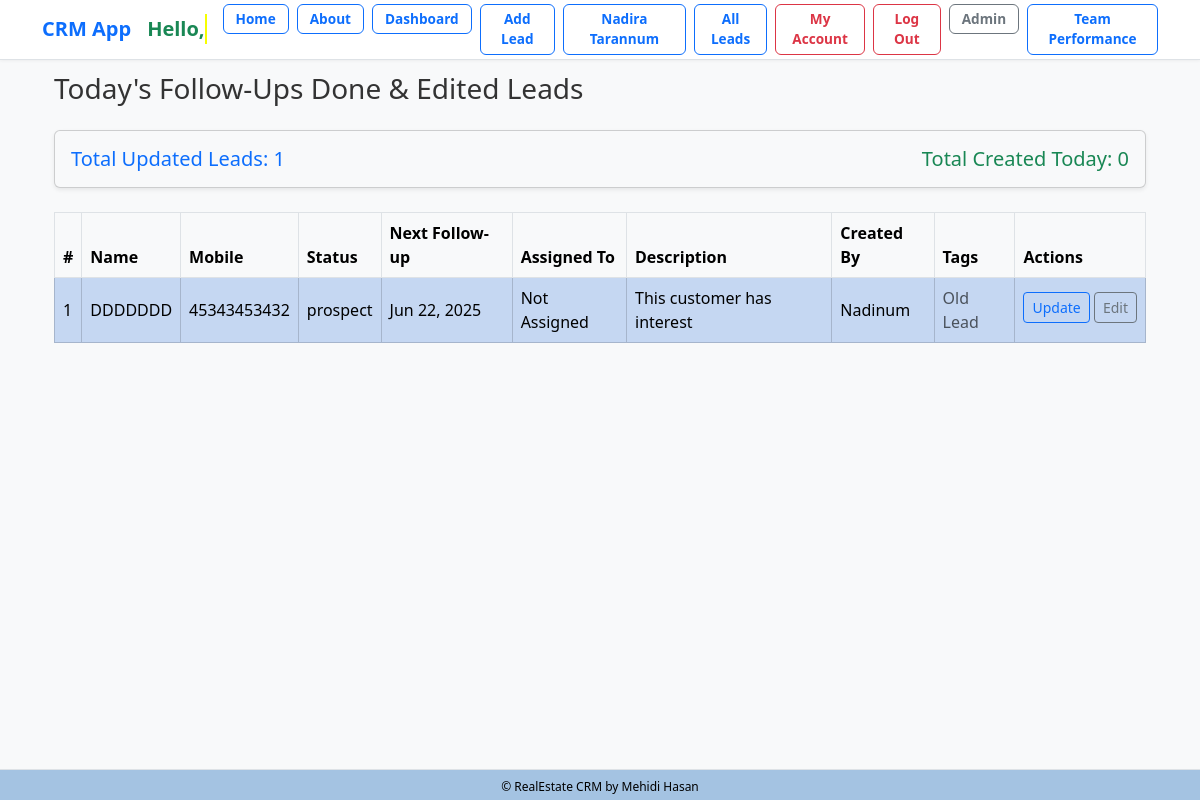
/followups/today/ (signed in), run on the app's committed database.
### lead/models.py (models this page shows, shortened)
class Lead(models.Model):
    LEAD_STAGE_CHOICES = (
        ('lead', 'Lead'),
        ('prospect', 'Prospect'),
        ('high_prospect', 'High Prospect'),
        ('sold_onboard', 'Sold/On-board'),
        ('hold', 'Hold'),
        ('lost', 'Lost'),
        ('junk', 'Junk'),
    )
    PROFESSION_CHOICES = (
        ('doctor', 'Doctor'),
        ('artist', 'Artist'),
        ('engineer', 'Engineer'),
        ('teacher', 'Teacher'),
        ('student', 'Student'),
        ('other', 'Other'),
    )
    PROJECT_CHOICES = (
        ('grand', 'Grand'),
        ('majestic', 'Majestic'),
        ('skyvilla', 'Skyvilla'),
        ('maxus', 'Maxus'),
        ('other', 'Other'),
    )
    PROPERTY_STATUS_CHOICES = (
        ('ready', 'Ready'),
        ('initial', 'Initial'),
        ('going', 'Going'),
    )
    PREFERRED_LOCATION_CHOICES = (
        ('banani', 'Banani'),
        ('gulshan', 'Gulshan'),
        ('badda', 'Badda'),
        ('dhanmondi', 'Dhanmondi'),
        ('other', 'Other'),
    )
    COMPANY_CHOICES = (
        ('rupayanhousing', 'Rupayan Housing'),
        ('rupayancityuttara', 'Rupayan City Uttara'),
        ('other', 'Other'),
    )
    INTERESTED_PROJECT_BUILDING_CHOICES = (
        ('grand-building-12', 'Grand Building 12'),
        ('majestic-building-5', 'Majestic Building 5'),
        ('skyvilla-building-3', 'Skyvilla Building 3'),
        ('maxus-building-8', 'Maxus Building 8'),
        ('other', 'Other'),
    )
    UNIT_SIZE_CHOICES = (
        ('2000-2500', '2000-2500 sqft'),
        ('200-300', '200-300 sqft'),
        ('300-400', '300-400 sqft'),
        ('2500-3000', '2500-3000 sqft'),
        ('3000-3500', '3000-3500 sqft'),
        ('3500-4000', '3500-4000 sqft'),
        ('4000+', '4000+ sqft'),
        ('other', 'Other'),
    )
    PREFERENCE_FLOOR = (
        ('1st', '1st Floor'),
        ('2nd', '2nd Floor'),
        ('3rd', '3rd Floor'),
        ('4th', '4th Floor'),
        ('5th', '5th Floor'),
        ('6th', '6th Floor'),
        ('7th', '7th Floor'),
        ('8th', '8th Floor'),
        ('9th', '9th Floor'),
        ('10th', '10th Floor'),
        ('11th', '11th Floor'),
        ('12th', '12th Floor'),
        ('13th', '13th Floor'),
        ('14th', '14th Floor'),
        ('15th', '15th Floor'),
    )
    FACING_CHOICES = (
        ('east', 'East'),
        ('west', 'West'),
        ('north', 'North'),
        ('south', 'South'),
        ('north-east', 'North-East'),
        ('north-west', 'North-West'),
        ('south-east', 'South-East'),
        ('south-west', 'South-West'),
        ('other', 'Other'),
    )
    VIEW_CHOICES = (
        ('road', 'Road'),
        ('park', 'Park'),
        ('lake', 'Lake'),
        ('city', 'City'),
        ('other', 'Other'),
    )
    BUDGET_CHOICES = (
        ('less-than-50-lakh', 'Less than 50 Lakh'),
        ('less-than-1-crore', 'Less than 1 Crore'),
        ('1-crore-to-2-crore', '1 Crore to 2 Crore'),
        ('2-crore-to-3-crore', '2 Crore to 3 Crore'),
        ('3-crore-to-4-crore', '3 Crore to 4 Crore'),
        ('4-crore-to-5-crore', '4 Crore to 5 Crore'),
        ('more-than-5-crore', 'More than 5 Crore'),
        ('other', 'Other'),
    )
    LEAD_SOURCE_CHOICES = (
        ('sgl', 'SGL'),
        ('walkin', 'Walk-in'),
        ('other', 'Other'),
    )
    SUB_SOURCE_CHOICES = (
        ('ownsource', 'Own Source'),
        ('referral', 'Referral'),
        ('doorto-door', 'Door to Door'),
        ('social-media', 'Social Media'),
        ('online-advertisement', 'Online Advertisement'),
        ('other', 'Other'),
    )
    TEAM_LEADER_CHOICES = (
        ('iktadul', 'Iktadul'),
        ('salman', 'Salman'),
        ('other', 'Other'),
    )
    FOLLOWUP_STATUS_CHOICES = (
        ('call', 'Call'),
        ('email', 'Email'),
        ('int Meeting', 'Int Meeting'),
        ('Ext Meeting', 'Ext Meeting'),
        ('project visit', 'Project Visit'),
        ('sold', 'Sold'),
        ('onboard', 'On-board'),
        ('junk', 'Junk'),
    )
    name = models.CharField("Name", max_length=50)
    team = models.ForeignKey(Team, on_delete=models.CASCADE, null=True, blank=True)
    phone = models.CharField(
    "Phone",
        max_length=11,
        unique=True,
        validators=[
            RegexValidator(
                regex=r'^\d{11}$',
                message='Phone number must contain only numbers.',
                code='invalid_phone'
            )
        ]
    )
    present_address = models.CharField("Present Address", max_length=20, choices=PREFERRED_LOCATION_CHOICES, blank=True, null=True)
    primaryemail = models.EmailField("Primary Email", max_length=254, blank=True, null=True)
    secondaryemail = models.EmailField("Secondary Email", blank=True, null=True)
    profession = models.CharField("Profession", max_length=20, choices=PROFESSION_CHOICES, blank=True, null=True)
    resident = models.CharField("Resident", max_length=100, blank=True, null=True)
    notes = models.TextField("Notes", blank=True, null=True)
    projecttype = models.CharField("Project Type", max_length=20, choices=PROJECT_CHOICES, blank=True, null=True)
    projectstatus = models.CharField("Project Status", max_length=20, choices=PROPERTY_STATUS_CHOICES, default='ready', blank=True, null=True)
    preferred_location = models.CharField("Preferred Location", max_length=20, choices=PREFERRED_LOCATION_CHOICES, blank=True, null=True)
    company = models.CharField("Company", max_length=20, choices=COMPANY_CHOICES, default="rupayancityuttara", null=True)
    interested_project_building = models.CharField("Interested Project Building", max_length=30, choices=INTERESTED_PROJECT_BUILDING_CHOICES, blank=True, null=True)
    unit_size = models.CharField("Unit Size", max_length=20, choices=UNIT_SIZE_CHOICES, blank=True, null=True)
    preference_floor = models.CharField("Preference Floor", max_length=20, choices=PREFERENCE_FLOOR, blank=True, null=True)
    facing = models.CharField("Facing", max_length=20, choices=FACING_CHOICES, blank=True, null=True)
    view = models.CharField("View", max_length=20, choices=VIEW_CHOICES, blank=True, null=True)
    budget = models.CharField("Budget", max_length=20, choices=BUDGET_CHOICES, blank=True, null=True)
    leadsource = models.CharField("Lead Source", max_length=20, choices=LEAD_SOURCE_CHOICES, default='sgl', blank=True, null=True)
    subsource = models.CharField("Sub Source", max_length=20, choices=SUB_SOURCE_CHOICES, default='ownsource',blank=True, null=True)
    teamleader = models.CharField("Team Leader", max_length=20, choices=TEAM_LEADER_CHOICES, default='iktadul',blank=True, null=True)
    description = models.TextField("Description", blank=True, null=True)
    converted_to_client = models.BooleanField("Converted to Client", default=False)
    created_at = models.DateTimeField("Created At", auto_now_add=True)
    modified_at = models.DateTimeField("Modified At", auto_now=True)
    followup_by = models.CharField("Follow Up By", max_length=50, choices=FOLLOWUP_STATUS_CHOICES, blank=True, null=True)
    lead_status = models.CharField("Lead Status", max_length=20, choices=LEAD_STAGE_CHOICES, default="lead", null=True)
    next_followup_by = models.CharField(max_length=20, choices=FOLLOWUP_STATUS_CHOICES, blank=True, null=True)
    next_followup_date = models.DateField("Next Follow Up Date", blank=True, null=True)
    modified_at = models.DateTimeField(auto_now=True)
    created_by = models.ForeignKey(User, related_name='leads', on_delete=models.CASCADE)
    transfer_to = models.ForeignKey(User, related_name='transferred_leads', on_delete=models.SET_NULL, null=True, blank=True)
    unique_id = models.CharField(max_length=255, unique=True, blank=True, null=True)

### dashboard/views.py (the view)
# urls.py: path('followups/today/', views.followup_today, name='followup_today'),
@login_required
def followup_today(request):
    today = now().date()
    if request.user.is_superuser:
        followups = FollowUp.objects.filter(followup_date=today).select_related('lead')
        leads_edited_today = Lead.objects.filter(modified_at__date=today)
    else:
        followups = FollowUp.objects.filter(user=request.user, followup_date=today).select_related('lead')
        leads_edited_today = Lead.objects.filter(
            modified_at__date=today,
            created_by=request.user
        )
    leads_from_followup = {f.lead for f in followups}
    all_today_leads = leads_from_followup.union(set(leads_edited_today))
    leads_data = []
    for lead in all_today_leads:
        leads_data.append({
            'lead': lead,
            'is_followed': lead in leads_from_followup,
            'is_edited': lead.modified_at.date() == today,
        })
    today_created_count = sum(1 for item in leads_data if item['lead'].created_at.date() == today)
    context = {
        'leads_data': leads_data,
        'today': today,
        'today_created_count': today_created_count,
    }
    return render(request, 'dashboard/followup_today.html', context)

### dashboard/templates/dashboard/followup_today.html (shortened to what this page needs)
{% extends "crm/base.html" %}
{% block content %}
<div class="container mt-4">
  <h3 class="mb-4">Today's Follow-Ups Done & Edited Leads</h3>
  <div class="card shadow-sm rounded p-3 mb-4 bg-light">
    <div class="d-flex justify-content-between align-items-center">
      <h5 class="mb-0 text-primary">Total Updated Leads: {{ leads_data|length }}</h5>
      <h5 class="mb-0 text-success">Total Created Today: {{ today_created_count }}</h5>
    </div>
  </div>
  {% if leads_data %}
    <div class="table-responsive">
      <table class="table table-striped table-bordered align-middle">
        <thead style="background-color: #f8f9fa; color: #343a40;">
          <tr>
            <th>#</th>
            <th>Name</th>
            <th>Mobile</th>
            <th>Status</th>
            <th>Next Follow-up</th>
            <th>Assigned To</th>
            <th>Description</th>
            <th>Created By</th>
            <th>Tags</th>
            <th>Actions</th>
          </tr>
        </thead>
        <tbody>
          {% for item in leads_data %}
          <tr class="
            {% if item.is_followed %}table-success
            {% elif item.is_edited %}table-primary
            {% else %}table-secondary
            {% endif %}
          ">
            <td>{{ forloop.counter }}</td>
            <td>{{ item.lead.name }}</td>
            <td>{{ item.lead.phone|default:"N/A" }}</td>
            <td>{{ item.lead.lead_status|default:"N/A" }}</td>
            <td>
              {% if item.lead.next_followup_date %}
                {{ item.lead.next_followup_date|date:"M d, Y" }}
              {% else %}
                N/A
              {% endif %}
            </td>
            <td>
              {% if item.lead.assigned_to %}
                {{ item.lead.assigned_to.get_full_name|default:item.lead.assigned_to.username }}
              {% else %}
                Not Assigned
              {% endif %}
            </td>
            <td>{{ item.lead.description|default:"-" }}</td>
            <td>
              {% if item.lead.created_by %}
                {{ item.lead.created_by.username }}
              {% else %}
                Unknown
              {% endif %}
            </td>
            <td>
              {% if item.lead.created_at.date == today %}
                <span class="badge bg-primary">Created Today</span>
              {% else %}
                <span class="text-muted">Old Lead</span>
              {% endif %}
            </td>
            <td class="text-nowrap">
<a href="{% url 'lead:lead_change_history' item.lead.id %}?redirect_to={{ request.path|urlencode }}" class="btn btn-outline-primary btn-sm mb-1">
    Update
</a>
<a href="{% url 'edit_leads' item.lead.id %}?redirect_to={{ request.path|urlencode }}" class="btn btn-outline-secondary btn-sm mb-1">
    Edit
</a>
          </tr>
          {% endfor %}
        </tbody>
      </table>
    </div>
  {% else %}
    <div class="alert alert-info">No follow-ups or edits for today.</div>
  {% endif %}
</div>
{% endblock %}

### static/css/styles.css (style rules this page uses)
body { font-family: "Segoe UI", Roboto, sans-serif; background-color: #f8f9fa; }
.container h1, .container h3 { color: #333; }
.table thead th { position: sticky; top: 0; background-color: #f8f9fa; z-index: 10; }

### crm/templates/crm/base.html (style rules this page uses)
body { padding-bottom: 40px; }

### data on the page
Lead: lead.name "DDDDDDD", lead.phone "45343453432", lead.lead_status "prospect", lead.next_followup_date "Jun 22, 2025", lead.description "This customer has interest", lead.created_by.username "Nadinum", shows "Old Lead"

### other printed values
{{ leads_data|length }} "1"
{{ today_created_count }} "0"
